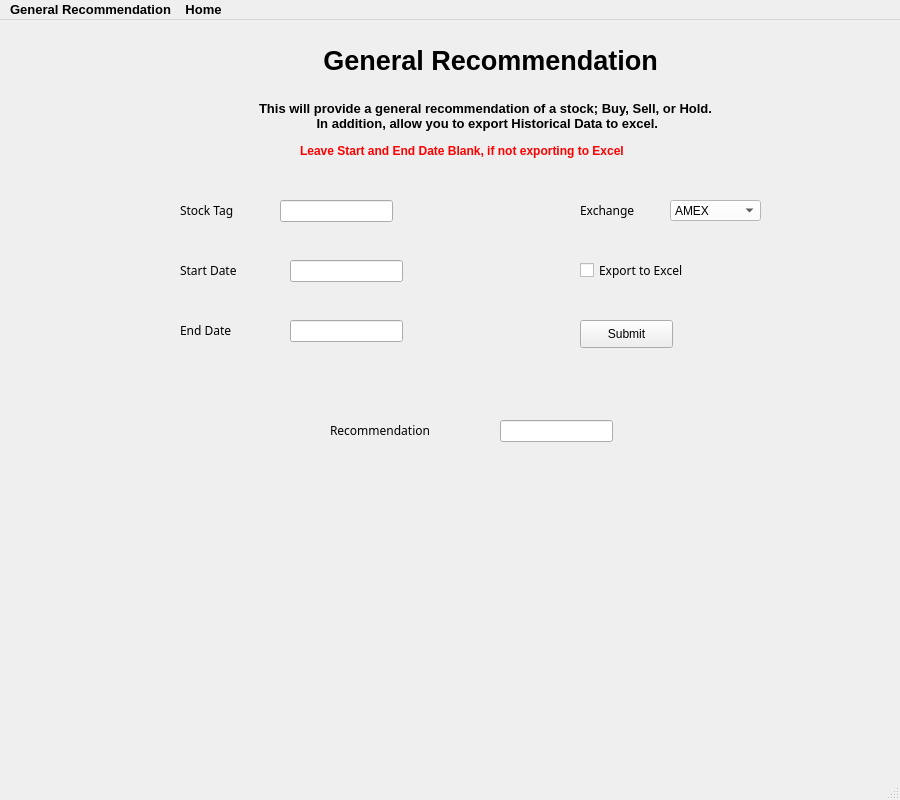
<?xml version="1.0" encoding="UTF-8"?>
<ui version="4.0">
 <class>MainWindow</class>
 <widget class="QMainWindow" name="MainWindow">
  <property name="geometry">
   <rect>
    <x>0</x>
    <y>0</y>
    <width>900</width>
    <height>800</height>
   </rect>
  </property>
  <property name="windowTitle">
   <string>MainWindow</string>
  </property>
  <widget class="QWidget" name="centralwidget">
   <widget class="QLabel" name="label_4">
    <property name="geometry">
     <rect>
      <x>250</x>
      <y>20</y>
      <width>481</width>
      <height>41</height>
     </rect>
    </property>
    <property name="font">
     <font>
      <pointsize>20</pointsize>
      <weight>75</weight>
      <bold>true</bold>
     </font>
    </property>
    <property name="text">
     <string>General Recommendation</string>
    </property>
    <property name="alignment">
     <set>Qt::AlignCenter</set>
    </property>
   </widget>
   <widget class="QLineEdit" name="lineEdit">
    <property name="geometry">
     <rect>
      <x>280</x>
      <y>180</y>
      <width>113</width>
      <height>22</height>
     </rect>
    </property>
   </widget>
   <widget class="QLabel" name="label_3">
    <property name="geometry">
     <rect>
      <x>330</x>
      <y>400</y>
      <width>151</width>
      <height>20</height>
     </rect>
    </property>
    <property name="font">
     <font>
      <family>8514oem</family>
     </font>
    </property>
    <property name="text">
     <string>Recommendation</string>
    </property>
   </widget>
   <widget class="QLabel" name="label_5">
    <property name="geometry">
     <rect>
      <x>150</x>
      <y>60</y>
      <width>671</width>
      <height>71</height>
     </rect>
    </property>
    <property name="font">
     <font>
      <pointsize>10</pointsize>
      <weight>75</weight>
      <bold>true</bold>
     </font>
    </property>
    <property name="layoutDirection">
     <enum>Qt::LeftToRight</enum>
    </property>
    <property name="text">
     <string>This will provide a general recommendation of a stock; Buy, Sell, or Hold. 
 In addition, allow you to export Historical Data to excel.</string>
    </property>
    <property name="alignment">
     <set>Qt::AlignCenter</set>
    </property>
   </widget>
   <widget class="QLineEdit" name="lineEdit_3">
    <property name="geometry">
     <rect>
      <x>500</x>
      <y>400</y>
      <width>113</width>
      <height>22</height>
     </rect>
    </property>
    <property name="readOnly">
     <bool>true</bool>
    </property>
    <property name="placeholderText">
     <string/>
    </property>
   </widget>
   <widget class="QPushButton" name="pushButton">
    <property name="geometry">
     <rect>
      <x>580</x>
      <y>300</y>
      <width>93</width>
      <height>28</height>
     </rect>
    </property>
    <property name="text">
     <string>Submit</string>
    </property>
   </widget>
   <widget class="QLabel" name="label">
    <property name="geometry">
     <rect>
      <x>180</x>
      <y>180</y>
      <width>91</width>
      <height>21</height>
     </rect>
    </property>
    <property name="font">
     <font>
      <family>8514oem</family>
     </font>
    </property>
    <property name="text">
     <string>Stock Tag</string>
    </property>
   </widget>
   <widget class="QLabel" name="label_2">
    <property name="geometry">
     <rect>
      <x>580</x>
      <y>180</y>
      <width>91</width>
      <height>21</height>
     </rect>
    </property>
    <property name="font">
     <font>
      <family>8514oem</family>
     </font>
    </property>
    <property name="text">
     <string>Exchange</string>
    </property>
   </widget>
   <widget class="QComboBox" name="comboBox">
    <property name="geometry">
     <rect>
      <x>670</x>
      <y>180</y>
      <width>91</width>
      <height>21</height>
     </rect>
    </property>
    <property name="font">
     <font>
      <family>Arial</family>
     </font>
    </property>
    <property name="styleSheet">
     <string notr="true">background-color: rgb(255, 255, 255);</string>
    </property>
    <item>
     <property name="text">
      <string>AMEX</string>
     </property>
    </item>
    <item>
     <property name="text">
      <string>NASDAQ</string>
     </property>
    </item>
    <item>
     <property name="text">
      <string>NYSE</string>
     </property>
    </item>
    <item>
     <property name="text">
      <string>OTC</string>
     </property>
    </item>
   </widget>
   <widget class="QLabel" name="label_7">
    <property name="geometry">
     <rect>
      <x>180</x>
      <y>300</y>
      <width>91</width>
      <height>21</height>
     </rect>
    </property>
    <property name="font">
     <font>
      <family>8514oem</family>
     </font>
    </property>
    <property name="text">
     <string>End Date</string>
    </property>
   </widget>
   <widget class="QLabel" name="label_6">
    <property name="geometry">
     <rect>
      <x>180</x>
      <y>240</y>
      <width>101</width>
      <height>21</height>
     </rect>
    </property>
    <property name="font">
     <font>
      <family>8514oem</family>
     </font>
    </property>
    <property name="text">
     <string>Start Date</string>
    </property>
   </widget>
   <widget class="QCheckBox" name="checkBox">
    <property name="geometry">
     <rect>
      <x>580</x>
      <y>240</y>
      <width>171</width>
      <height>20</height>
     </rect>
    </property>
    <property name="font">
     <font>
      <family>8514oem</family>
     </font>
    </property>
    <property name="text">
     <string>Export to Excel</string>
    </property>
   </widget>
   <widget class="QLineEdit" name="lineEdit_4">
    <property name="geometry">
     <rect>
      <x>290</x>
      <y>300</y>
      <width>113</width>
      <height>22</height>
     </rect>
    </property>
   </widget>
   <widget class="QLineEdit" name="lineEdit_2">
    <property name="geometry">
     <rect>
      <x>290</x>
      <y>240</y>
      <width>113</width>
      <height>22</height>
     </rect>
    </property>
   </widget>
   <widget class="QLabel" name="label_8">
    <property name="geometry">
     <rect>
      <x>300</x>
      <y>120</y>
      <width>421</width>
      <height>21</height>
     </rect>
    </property>
    <property name="font">
     <font>
      <pointsize>9</pointsize>
      <weight>75</weight>
      <bold>true</bold>
     </font>
    </property>
    <property name="styleSheet">
     <string notr="true">color: rgb(255, 0, 0);</string>
    </property>
    <property name="text">
     <string>Leave Start and End Date Blank, if not exporting to Excel</string>
    </property>
   </widget>
  </widget>
  <widget class="QMenuBar" name="menubar">
   <property name="geometry">
    <rect>
     <x>0</x>
     <y>0</y>
     <width>900</width>
     <height>25</height>
    </rect>
   </property>
   <property name="font">
    <font>
     <family>Arial</family>
     <pointsize>10</pointsize>
     <weight>75</weight>
     <bold>true</bold>
    </font>
   </property>
   <widget class="QMenu" name="menuGeneral_Recommendation">
    <property name="font">
     <font>
      <family>Arial</family>
      <pointsize>10</pointsize>
      <weight>75</weight>
      <bold>true</bold>
     </font>
    </property>
    <property name="title">
     <string>General Recommendation</string>
    </property>
   </widget>
   <widget class="QMenu" name="menuHome">
    <property name="font">
     <font>
      <family>Arial</family>
      <pointsize>10</pointsize>
      <weight>75</weight>
      <bold>true</bold>
     </font>
    </property>
    <property name="title">
     <string>Home</string>
    </property>
   </widget>
   <addaction name="menuGeneral_Recommendation"/>
   <addaction name="menuHome"/>
  </widget>
  <widget class="QStatusBar" name="statusbar"/>
 </widget>
 <resources/>
 <connections/>
</ui>
